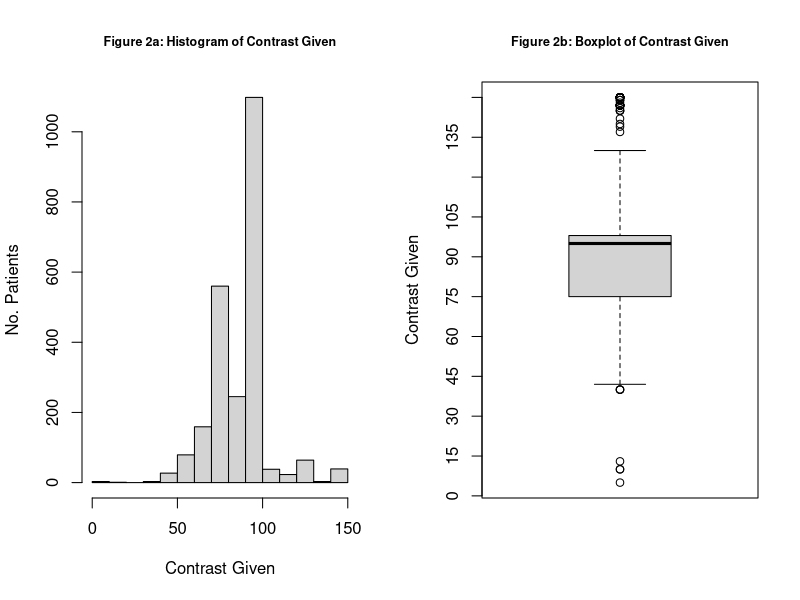
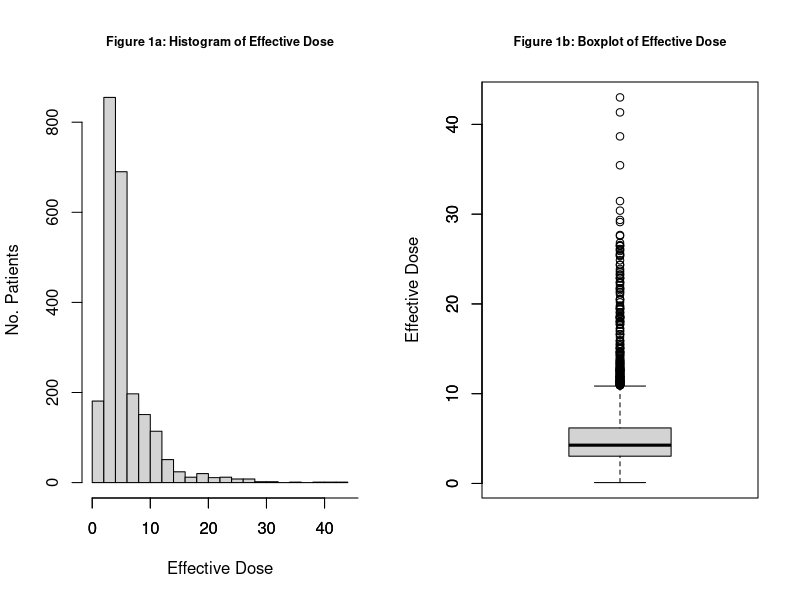
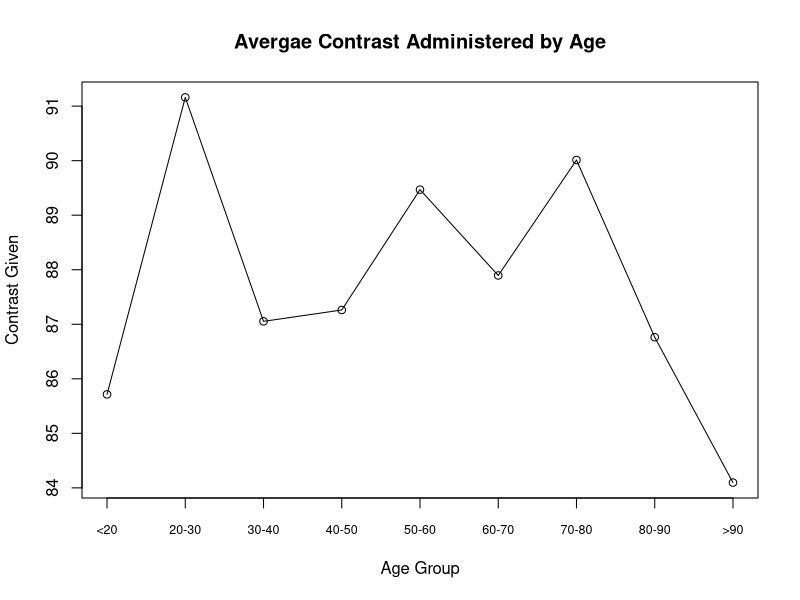
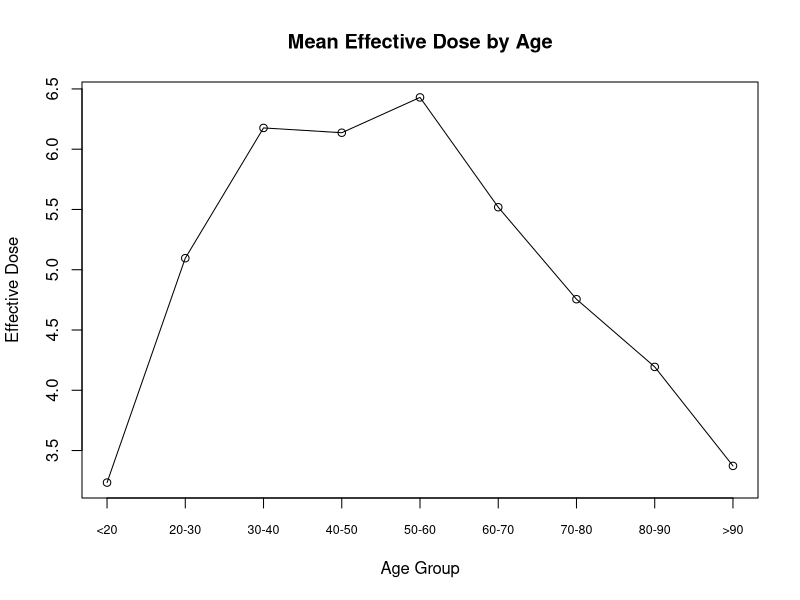
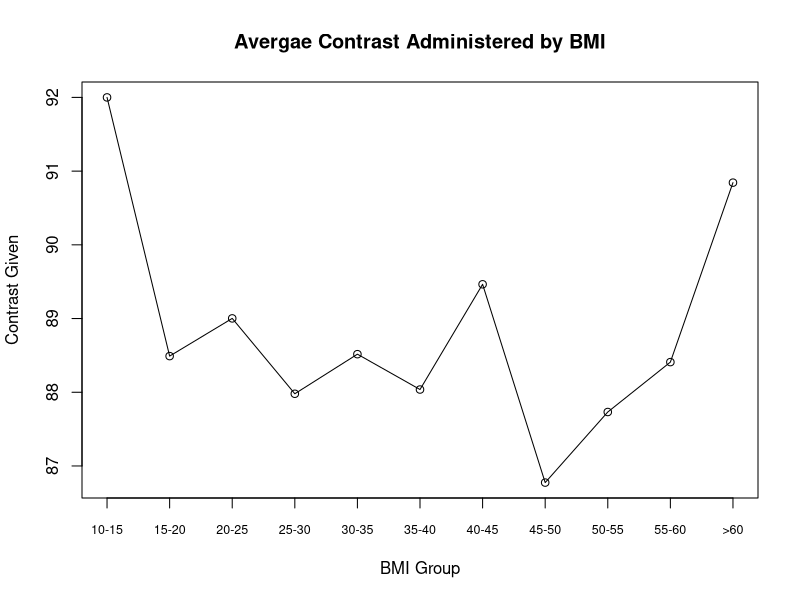
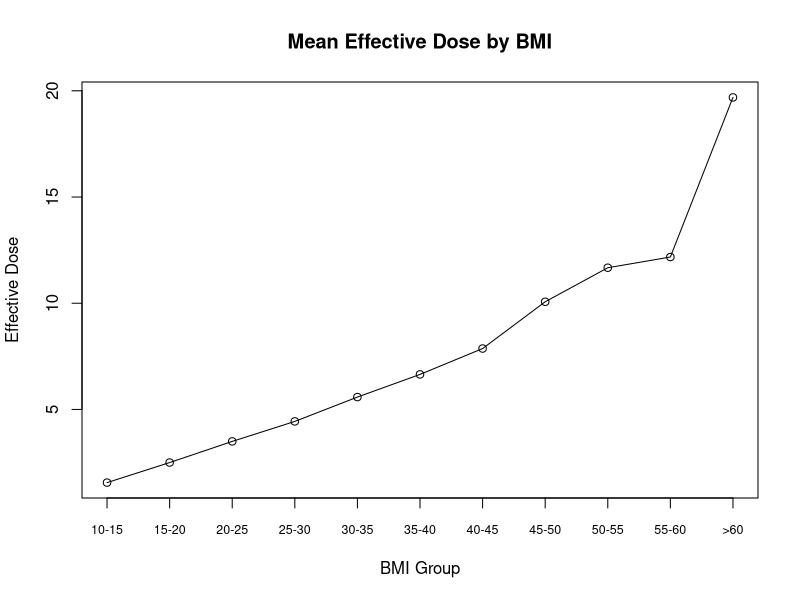

Reproduce these figures in R, in order.
## ---- chunk 1
knitr::opts_chunk$set(echo = TRUE)
## ---- chunk 2
PE <- read.csv("Data/Updates/PE_update_clean.csv")[,-1]
## ---- chunk 3

## Looking at Contrast: Histogram and Boxplot
par(mfrow = c(1,2))
hist(PE$Contrast.Given, breaks = 20, main = "Figure 2a: Histogram of Contrast Given",
     xlab = "Contrast Given", ylab = "No. Patients", cex.main = 0.75)
boxplot(PE$Contrast.Given, main = "Figure 2b: Boxplot of Contrast Given", cex.main = 0.75, 
        ylab = "Contrast Given", yaxp = c(0,150,10))
par(mfrow = c(1,1))

## Looking at Effective Dose: Histogram and Boxplot
par(mfrow = c(1,2))
hist(PE$Eff.Dose, breaks = 20, main = "Figure 1a: Histogram of Effective Dose",
     xlab = "Effective Dose", ylab = "No. Patients", cex.main = 0.75)
axis(side = 1, at = seq(0,100,10))
boxplot(PE$Eff.Dose, main = "Figure 1b: Boxplot of Effective Dose", cex.main = 0.75, 
        ylab = "Effective Dose")
axis(side = 2, at = seq(0,100,10))
par(mfrow = c(1,1))
## ---- chunk 4
## Creating Age and BMI groups
age_cuts <- c("<20", "20-30", "30-40", "40-50","50-60", "60-70",
              "70-80", "80-90", ">90")
PE$Age10 <- cut(PE$Age, breaks = c(-1,seq(20,90,10), 110), labels = age_cuts)

BMI_cuts <- c("10-15", "15-20", "20-25", "25-30","30-35", "35-40",
              "40-45", "45-50", "50-55", "55-60", ">60")
PE$BMI10 <- cut(PE$BMI, breaks = c(seq(10,60,5),92), labels = BMI_cuts)
summary(PE$Age10)
summary(PE$BMI10)

## Plotting Contrast by Age (10 Year Intervals)
contrast_by_age <- tapply(PE$Contrast.Given, PE$Age10, "mean")
plot(contrast_by_age, type = "l", ylab = "Contrast Given", xlab = "Age Group", xaxt = "n",
     main = "Avergae Contrast Administered by Age")
points(contrast_by_age)
axis(1, at = 1:9, labels = age_cuts, cex.axis = .75)

## Plotting Radiation by Age (10 Year Intervals)
rad_by_age <- tapply(PE$Eff.Dose, PE$Age10, "mean")
plot(rad_by_age, type = "l", ylab = "Effective Dose", xlab = "Age Group", xaxt = "n",
     main = "Mean Effective Dose by Age")
points(rad_by_age)
axis(1, at = 1:9, labels = age_cuts, cex.axis = .75)

## Plotting Contrast by BMI (5 Unit Intervals)

contrast_by_bmi <- tapply(PE$Contrast.Given, PE$BMI10, "mean")
plot(contrast_by_bmi, type = "l", ylab = "Contrast Given", xlab = "BMI Group", xaxt = "n",
     main = "Avergae Contrast Administered by BMI")
points(contrast_by_bmi)
axis(1, at = 1:11, labels = BMI_cuts, cex.axis = .75)

## Plotting Radiation by BMI (5 Unit Intervals)
rad_by_bmi <- tapply(PE$Eff.Dose, PE$BMI10, "mean")
plot(rad_by_bmi, type = "l", ylab = "Effective Dose", xlab = "BMI Group", xaxt = "n",
     main = "Mean Effective Dose by BMI")
points(rad_by_bmi)
axis(1, at = 1:11, labels = BMI_cuts, cex.axis = .75)
## ---- chunk 5
## Effective Dosage Model

PE$Age_range <- cut(PE$Age, breaks = c(0,18,35,110), labels = c("<18", "18-35", ">35"))
PE$BMI_range <- cut(PE$BMI, breaks = c(0,25,40,100), labels = c("<25", "25-40", ">40"))

PE$Location2 <- as.factor(ifelse(PE$Location == "ICU", "ICU", "Other"))

effdose1 <- lm(log(Eff.Dose)~CT.Type+BMI_range+Age_range+Gender+Location, data = PE)
summary(effdose1)

effdose2 <- update(effdose1, .~.-Location)
anova(effdose1, effdose2)

effdose3 <- lm(log(Eff.Dose)~CT.Type+BMI_range+Age_range+Gender+Location2, data = PE)
anova(effdose1, effdose3)
summary(effdose3)

effdose3.aov <- aov(log(Eff.Dose)~CT.Type+BMI_range+Age_range+Gender+Location2, data = PE)
TukeyHSD(effdose3.aov, which = "CT.Type")
## ---- chunk 6
## Contrast Model

contrast1 <- lm(Contrast.Given~CT.Type+BMI_range+Age_range+Gender+Location, data = PE)
summary(contrast1)

contrast2 <- update(contrast1, .~.-Age_range-BMI_range)
anova(contrast1, contrast2)
summary(contrast2)

contrast3 <- update(contrast2, .~.-Gender)
anova(contrast2, contrast3)
summary(contrast3)

contrast3.aov <- aov(Contrast.Given~CT.Type+Location, data = PE)
TukeyHSD(contrast3.aov)
